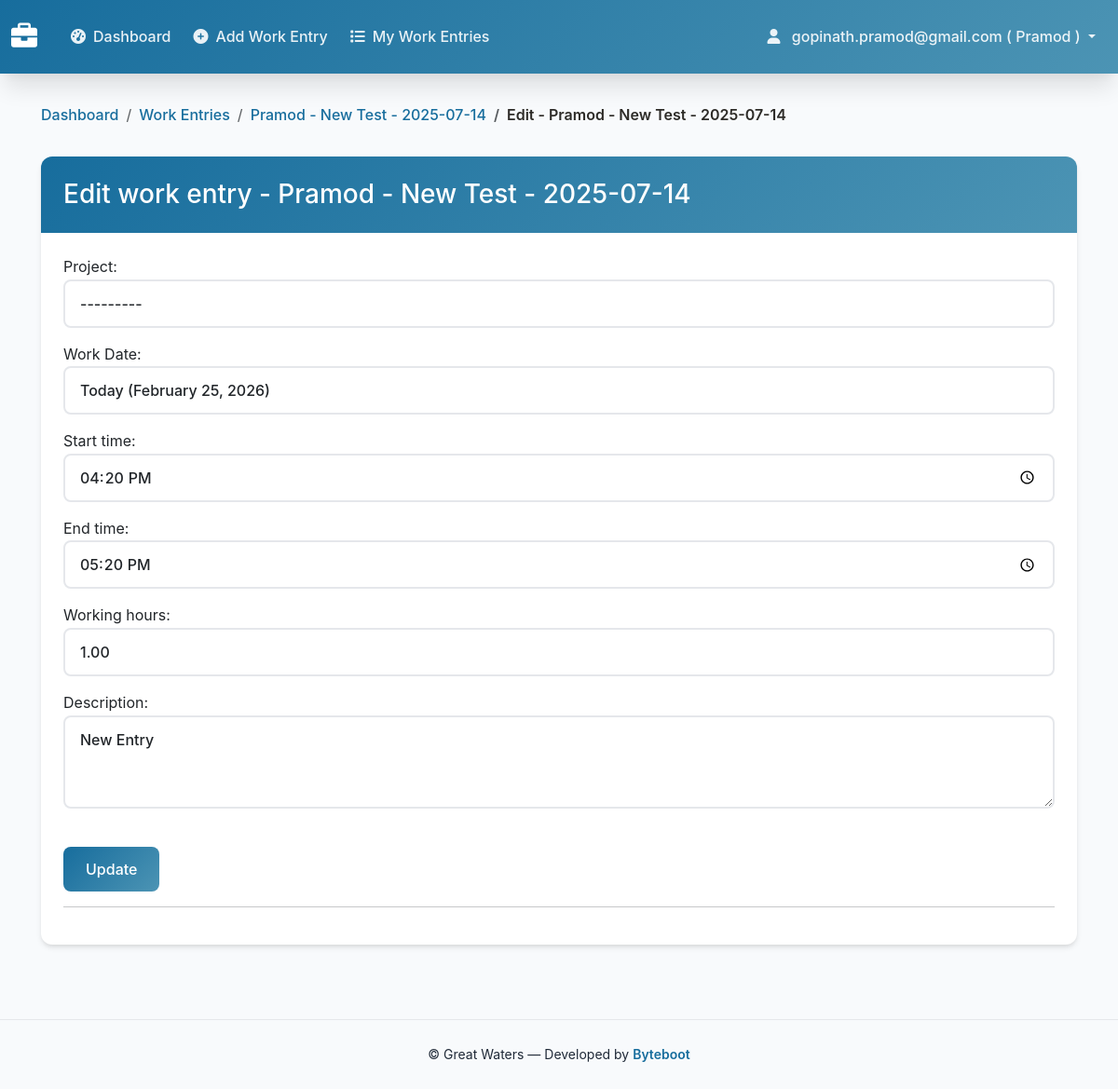
Screenshot of /work-entries/employee/1/edit/ (signed in) with the database file from the repository.
### home/models.py (models this page shows, shortened)
class CustomUser(AbstractBaseUser, PermissionsMixin):
    email = models.EmailField(unique=True, verbose_name='email address')
    first_name = models.CharField(max_length=30, null=True, blank=True, verbose_name='first name')
    last_name = models.CharField(max_length=30, null=True, blank=True, verbose_name='last name')
    employee_id = models.CharField(max_length=30, null=True, blank=True, verbose_name='employee_id')
    designation = models.CharField(max_length=200, null=True, blank=True)
    is_lead_engineer = models.BooleanField(default=False)
    profile_picture = models.FileField(upload_to="profile_pic", null=True, blank=True)
    man_hour_of_employee = models.DecimalField(default=0, max_digits = 5, decimal_places = 2)
    is_verified = models.BooleanField(default=False)
    phone_number = models.CharField(
        max_length=15,
        blank=True,
        null=True,
        validators=[RegexValidator(regex=r'^\+?1?\d{9,15}$', message="Phone number must be entered in the format: '+999999999'. Up to 15 digits allowed.")],
        verbose_name='phone number'
    )
    date_of_birth = models.DateField(auto_now_add=False, null=True, blank=True)
    pin_code = models.BigIntegerField(default=1, null=True, blank=True)
    age = models.CharField(max_length=20, null=True, blank=True)
    district = models.CharField(max_length=20, null=True, blank=True)
    state = models.CharField(max_length=20, null=True, blank=True)
    address = models.TextField(blank=True, null=True, verbose_name='address')
    is_active = models.BooleanField(default=True, verbose_name='active')
    is_staff = models.BooleanField(default=False, verbose_name='staff status')
    role = models.CharField(max_length=20,
                            choices=(
                                ("admin","admin"),
                                ("semi-admin", "semi-admin"),
                                ("user","user"),
                            ),
                            default='user'
                            )
    work_location = models.ForeignKey(WorkLocation, on_delete=models.CASCADE, null=True, blank=True)
    date_joined = models.DateTimeField(auto_now_add=True, verbose_name='date joined')
    objects = CustomUserManager()
    USERNAME_FIELD = 'email'
    REQUIRED_FIELDS = ["first_name", "date_of_birth", "phone_number"]
    class Meta:
        verbose_name = 'user'
        verbose_name_plural = 'users'

class WorkEntry(models.Model):
    employee = models.ForeignKey(User, on_delete=models.CASCADE, related_name='work_entries')
    project = models.ForeignKey(Project, on_delete=models.CASCADE, related_name='work_entries')
    work_date = models.DateField()
    start_time = models.TimeField()
    end_time = models.TimeField()
    working_hours = models.DecimalField(
        max_digits=4,
        decimal_places=2,
        validators=[MinValueValidator(0.1), MaxValueValidator(24.0)]
    )
    description = models.TextField()
    created_at = models.DateTimeField(auto_now_add=True)
    updated_at = models.DateTimeField(auto_now=True)
    updated_by = models.ForeignKey(
        User,
        on_delete=models.SET_NULL,
        null=True,
        blank=True,
        related_name='updated_work_entries'
    )
    approval_status = models.BooleanField(default=False)
    approved_by = models.ForeignKey(User, models.SET_NULL, null=True, blank=True, related_name="work_entry_approval")
    approval_date = models.DateField(auto_now=False, null=True, blank=True)
    is_edited_by_lead_engineer = models.BooleanField(default=False)
    class Meta:
        ordering = ['-work_date', '-created_at']
        constraints = [
            models.CheckConstraint(
                check=models.Q(working_hours__gte=0.1) & models.Q(working_hours__lte=24),
                name='valid_working_hours_range'
            ),
        ]
    def __str__(self):
        return f"{self.employee.first_name} - {self.project.name} - {self.work_date}"

class Project(models.Model):
    STATUS_CHOICES = [
        ('active', 'Active'),
        ('closed', 'Closed'),
    ]
    name = models.CharField(max_length=200)
    project_id = models.CharField(max_length=20)
    description = models.TextField(blank=True)
    start_date = models.DateField()
    end_date = models.DateField(null=True, blank=True)
    status = models.CharField(max_length=10, choices=STATUS_CHOICES, default='active')
    created_by = models.ForeignKey(User, on_delete=models.CASCADE, related_name='created_projects')
    created_at = models.DateTimeField(auto_now_add=True)
    updated_at = models.DateTimeField(auto_now=True)
    work_location = models.ForeignKey(WorkLocation, on_delete=models.SET_NULL, null=True, blank=True)
    lead_engineer = models.ForeignKey(User, on_delete=models.SET_NULL, null=True, blank=True, related_name="lead_engineer")
    allocated_engineer_manhours = models.FloatField(default=0)
    allocated_draftsman_manhours = models.FloatField(default=0)
    class Meta:
        ordering = ['-created_at']
    def __str__(self):
        return str(self.project_id) + " - "+str(self.name)

### home/views.py (the view)
# urls.py: path('work-entries/employee/<int:entry_id>/edit/', views.edit_work_entry_employee, name='edit_work_entry_employee'),
@login_required
def edit_work_entry_employee(request, entry_id):
    if request.user.role != 'user':
        return redirect('admin_dashboard')
    work_entry = get_object_or_404(WorkEntry, id=entry_id)
    if request.method == 'POST':
        form = WorkEntryForm(request.POST, instance=work_entry)
        if form.is_valid():
            entry = form.save(commit=False)
            entry.updated_by = request.user
            entry.save()
            messages.success(request, 'Work entry updated successfully!')
            return redirect('work_entry_management')
    else:
        form = WorkEntryForm(instance=work_entry)
    return render(request, 'employee/edit_work_entry.html', {'form': form, 'work_entry': work_entry})

### templates/employee/edit_work_entry.html (shortened to what this page needs)
{% extends 'base.html' %}
{% load static %}
{% block breadcrumb %}
<div class="container">
    <nav aria-label="breadcrumb">
        <ol class="breadcrumb">
            <li class="breadcrumb-item"><a href="{% url 'employee_dashboard' %}">Dashboard</a></li>
            <li class="breadcrumb-item "><a href="{% url 'my_work_entries' %}">Work Entries</a></li>
            <li class="breadcrumb-item "><a href="{%url 'view_work_entry' work_entry.id %}">{{work_entry}}</a></li>
            <li class="breadcrumb-item active">Edit - {{work_entry}}</li>
        </ol>
    </nav>
</div>
{% endblock %}
{% block content %}
<div class="container-fluid">
    <div class="row">
        <div class="col-12">
            <div class="card modern-card">
                <div class="card-header">
                    <div class="d-flex justify-content-between align-items-center">
                        <h3 class="card-title mb-0">Edit work entry - {{work_entry}}</h3>
                    </div>
                </div>
                <div class="card-body">
                    <form method="post">
                        {{form.as_p}}
                        <br>
                        <button class="btn btn-primary" type="submit">Update</button>
                    </form>
                    <hr>
                </div>
            </div>
        </div>
    </div>
</div>
{% endblock %}

### templates/base.html (shortened to what this page needs)
<!DOCTYPE html>
<html lang="en">
<head>
    <link href="https://cdn.jsdelivr.net/npm/bootstrap@5.3.0/dist/css/bootstrap.min.css" rel="stylesheet">
    <link href="https://cdnjs.cloudflare.com/ajax/libs/font-awesome/6.0.0/css/all.min.css" rel="stylesheet">
</head>
<body>
    <nav class="navbar navbar-expand-lg navbar-dark top-navbar">
        <div class="container-fluid">
            <a class="navbar-brand" href="{% if user.is_authenticated %}{% if user.role == 'admin' %}{% url 'admin_dashboard' %}{% else %}{% url 'employee_dashboard' %}{% endif %}{% else %}#{% endif %}">
                <i class="fas fa-briefcase me-2"></i>
            </a>
            <div class="collapse navbar-collapse" id="navbarNav">
                {% if user.is_authenticated %}
                    <ul class="navbar-nav me-auto">
                        {% if user.role == 'admin' or user.role == 'semi-admin' %}
                            <li class="nav-item">
                                <a class="nav-link {% if request.resolver_match.url_name == 'admin_dashboard' %}active{% endif %}" href="{% url 'admin_dashboard' %}">
                                    <i class="fas fa-tachometer-alt me-2"></i>Dashboard
                                </a>
                            </li>
                            <li class="nav-item dropdown">
                                <a class="nav-link dropdown-toggle" href="#" id="managementDropdown" role="button" data-bs-toggle="dropdown">
                                    <i class="fas fa-cog me-2"></i>Management
                                </a>
                                <ul class="dropdown-menu">
                                    <li><a class="dropdown-item" href="{% url 'employee_management' %}">
                                        <i class="fas fa-users me-2"></i>Employees
                                    </a></li>
                                    <li><a class="dropdown-item" href="{% url 'project_management' %}">
                                        <i class="fas fa-project-diagram me-2"></i>Projects
                                    </a></li>
                                    <li><a class="dropdown-item" href="{% url 'work_entry_management' %}">
                                        <i class="fas fa-clipboard-list me-2"></i>Work Entries
                                    </a></li>
                                </ul>
                            </li>
                            <li class="nav-item">
                                <a class="nav-link {% if request.resolver_match.url_name == 'reports' %}active{% endif %}" href="{% url 'reports' %}">
                                    <i class="fas fa-chart-bar me-2"></i>Reports
                                </a>
                            </li>
                             <li class="nav-item">
                                <a class="nav-link {% if request.resolver_match.url_name == 'all_projects_work_summary' %}active{% endif %}" href="{% url 'all_projects_work_summary' %}">
                                    <i class="fas fa-chart-bar me-2"></i>Work Summery
                                </a>
                            </li>
                        {% else %}
                            <li class="nav-item">
                                <a class="nav-link {% if request.resolver_match.url_name == 'employee_dashboard' %}active{% endif %}" href="{% url 'employee_dashboard' %}">
                                    <i class="fas fa-tachometer-alt me-2"></i>Dashboard
                                </a>
                            </li>
                            <li class="nav-item">
                                <a class="nav-link {% if request.resolver_match.url_name == 'add_work_entry' %}active{% endif %}" href="{% url 'add_work_entry' %}">
                                    <i class="fas fa-plus-circle me-2"></i>Add Work Entry
                                </a>
                            </li>
                            <li class="nav-item">
                                <a class="nav-link {% if request.resolver_match.url_name == 'my_work_entries' %}active{% endif %}" href="{% url 'my_work_entries' %}">
                                    <i class="fas fa-list me-2"></i>My Work Entries
                                </a>
                            </li>
                        {% endif %}
                    </ul>
                {% endif %}
                <ul class="navbar-nav">
                    {% if user.is_authenticated %}
                        <li class="nav-item dropdown">
                            <a class="nav-link dropdown-toggle" href="#" id="userDropdown" role="button" data-bs-toggle="dropdown">
                                <i class="fas fa-user me-2"></i>
                                {{ user.email }} ( {{ user.first_name }} )
                            </a>
                        </li>
                    {% else %}
                        <li class="nav-item">
                            <a class="nav-link" href="{% url 'login' %}">
                                <i class="fas fa-sign-in-alt me-2"></i>Login
                            </a>
                        </li>
                    {% endif %}
                </ul>
            </div>
        </div>
    </nav>
    <div class="container-fluid main-content">
        {% block breadcrumb %}{% endblock %}
        {% block content %}{% endblock %}
    </div>
    <footer class="text-center py-4 mt-5" style="background: #f8fafc; border-top: 1px solid #e5e7eb;">
        <div class="container">
            <small>
                &copy; {{ now|date:"Y" }} Great Waters &mdash; Developed by
                <a href="https://www.byteboot.in" target="_blank" rel="noopener" style="color: var(--primary-color); font-weight: 600; text-decoration: none;">
                    Byteboot
                </a>
            </small>
        </div>
    </footer>
</body>
</html>

### templates/base.html (style rules this page uses)
:root { --primary-color: #176d9d; --secondary-color: #2d2b27; --accent-color: #4c94b4; --success-color: #10b981; --warning-color: #f59e0b; --danger-color: #ef4444; --info-color: #06b6d4; --light-bg: #f8fafc; --dark-text: #1f2937; --border-color: #e5e7eb; --shadow: 0 4px 6px -1px rgba(0, 0, 0, 0.1), 0 2px 4px -1px rgba(0, 0, 0, 0.06); --shadow-lg: 0 20px 25px -5px rgba(0, 0, 0, 0.1), 0 10px 10px -5px rgba(0, 0, 0, 0.04); --border-radius: 12px; --transition: all 0.3s cubic-bezier(0.4, 0, 0.2, 1); }
* { box-sizing: border-box; }
body { background-color: var(--light-bg); color: var(--dark-text); font-family: 'Inter', -apple-system, BlinkMacSystemFont, 'Segoe UI', Roboto, sans-serif; line-height: 1.6; }
.top-navbar { background: linear-gradient(135deg, var(--primary-color), var(--accent-color)); box-shadow: var(--shadow-lg); padding: 0.75rem 0; position: sticky; top: 0; z-index: 1000; backdrop-filter: blur(10px); }
.navbar-brand { font-weight: 700; font-size: 1.75rem; color: white !important; transition: var(--transition); }
.navbar-nav .nav-link { font-weight: 500; color: rgba(255, 255, 255, 0.9) !important; padding: 0.75rem 1rem; border-radius: 8px; transition: var(--transition); margin: 0 0.25rem; }
.main-content { padding: 2rem; min-height: calc(100vh - 140px); }
.card { border: none; border-radius: var(--border-radius); box-shadow: var(--shadow); transition: var(--transition); background: white; }
.card-header { background: linear-gradient(135deg, var(--primary-color), var(--accent-color)); color: white; border-radius: var(--border-radius) var(--border-radius) 0 0 !important; padding: 1.5rem; font-weight: 600; border: none; }
.card-body { padding: 1.5rem; }
.btn { border-radius: 8px; font-weight: 500; padding: 0.75rem 1.5rem; transition: var(--transition); border: none; }
.btn-primary { background: linear-gradient(135deg, var(--primary-color), var(--accent-color)); border: none; }
.form-control { border-radius: 8px; border: 2px solid var(--border-color); padding: 0.75rem 1rem; transition: var(--transition); font-weight: 500; }
.breadcrumb { background: transparent; padding: 0; margin-bottom: 2rem; border-radius: var(--border-radius); }
.breadcrumb-item a { color: var(--primary-color); text-decoration: none; font-weight: 500; transition: var(--transition); }
.breadcrumb-item.active { color: var(--secondary-color); font-weight: 600; }
html { scroll-behavior: smooth; }

### rows the page displays
CustomUser: email "gopinath.pramod@gmail.com", first_name "Pramod"
WorkEntry: employee+project+work_date "Pramod - New Test - 2025-07-14", work_date "Today (February 25, 2026)", start_time "16:20:00", end_time "17:20:00", working_hours "1.00", description "New Entry"
Project: project "---------"
